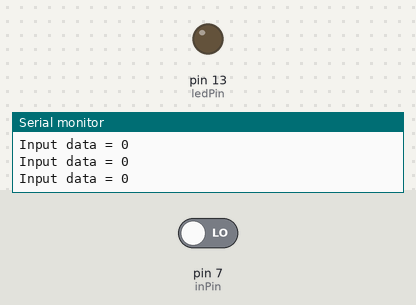
Bench run of a sketch on a simulated Arduino Uno, built with avr-gcc and run on an emulated ATmega328P. Parts: output pins drawn as LEDs (lit = HIGH), the last lines printed to the serial monitor. The test bench sets the inputs (shaded band); at power-on: pin 7 (inPin) LOW.

Above: at 1.2 s.
1.3 s: pin 7 (inPin) driven HIGH
At 2.5 s:
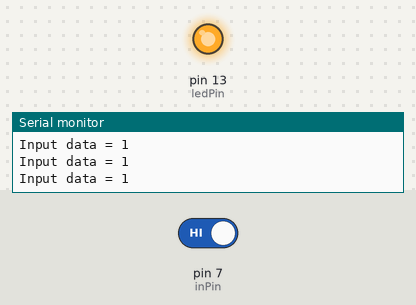
2.8 s: pin 7 (inPin) driven LOW
At 3.5 s:
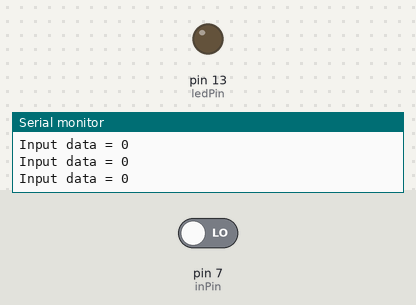
Timing chart, 0 to 5.8 s (numbered marks = the images above; inputs shaded):
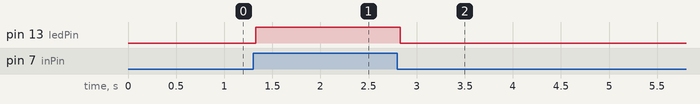

Measured:
- after the input at 1.3 s, pin 13 (ledPin): LOW → HIGH at once
- after the input at 2.8 s, pin 13 (ledPin): HIGH → LOW at once

The sketch:

digitalread-1.ino
```cpp
#define ledPin 13
#define inPin 7
int val = 0;

void setup(){
  pinMode(ledPin, OUTPUT);
  pinMode(inPin, INPUT);
  Serial.begin(9600);
}

void loop(){
  val = digitalRead(inPin);

  Serial.print("Input data = ");
  Serial.println(val);
  digitalWrite(ledPin,val);
}
```
